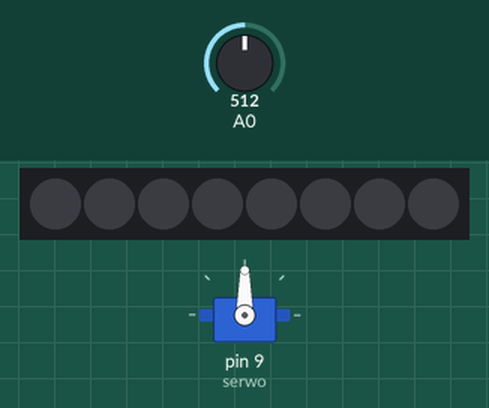
Simulated run of this sketch. Board: Arduino Uno, built with avr-gcc and run on an emulated ATmega328P. Parts: 8 RGB LEDs in strip order, left to right, servo. The test bench sets the inputs (shaded band); at power-on: A0 = 512.

Above: at 1.2 s.
1.3 s: A0 set to 716
At 1.8 s:
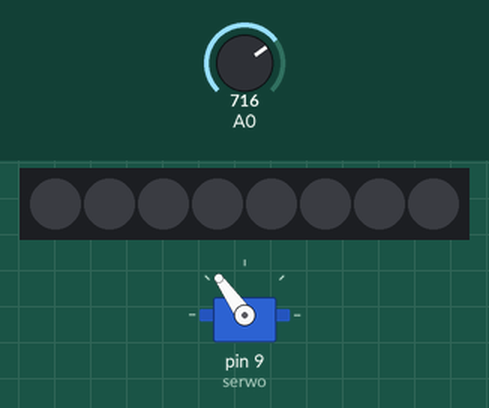
2.8 s: A0 set to 900
At 4.0 s:
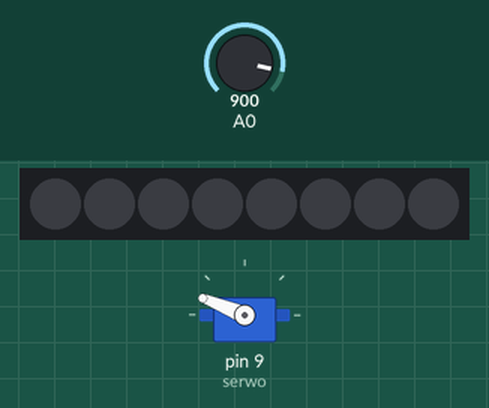
4.3 s: A0 set to 1023
At 5.2 s:
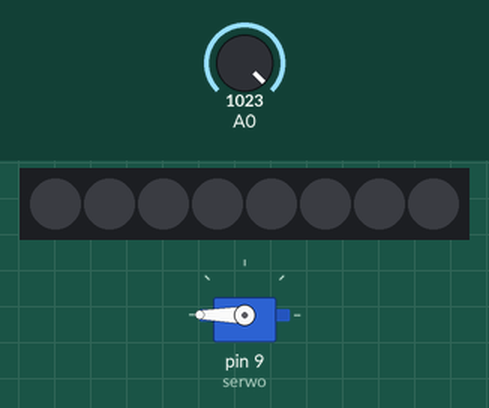
5.8 s: A0 set to 306
At 6.4 s:
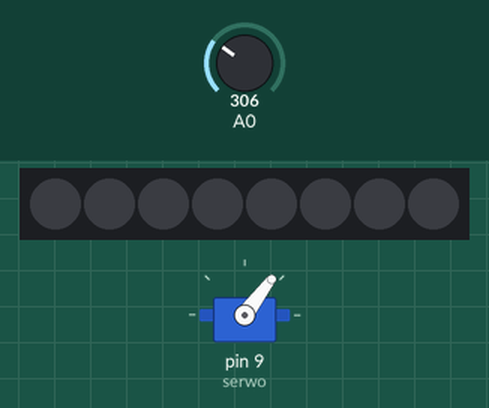
7.3 s: A0 set to 122
At 8.7 s:
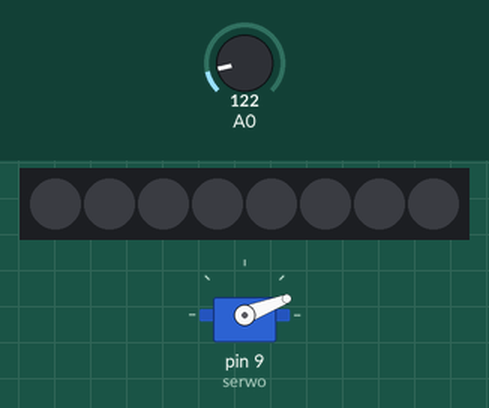
Timing chart, 0 to 9.8 s (numbered marks = the images above; inputs shaded):
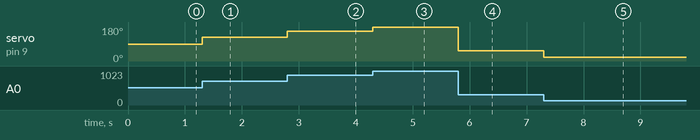

Measured:
- after the input at 1.3 s, servo on pin 9 (serwo): 90° → 125° at once
- after the input at 2.8 s, servo on pin 9 (serwo): 125° → 158° at once
- after the input at 4.3 s, servo on pin 9 (serwo): 158° → 180° at once
- after the input at 5.8 s, servo on pin 9 (serwo): 180° → 53° at once
- after the input at 7.3 s, servo on pin 9 (serwo): 53° → 21° at once

The sketch:

10d_Servo_potencjometr_LED.ino
```cpp
#include <Servo.h>
#include <Adafruit_NeoPixel.h>

// GND (czarny, ciemnobrązowy) - GND
// +5V Zasilanie (czerwony) - +5V
// Sygnał sterujący (żółty/pomarańczowy) - 9

Adafruit_NeoPixel pixels=Adafruit_NeoPixel(8,6,NEO_GRB+NEO_KHZ800);
Servo serwo;  //Tworzymy instancję o nazwie serwo
int odczyt = 0;
int skala = 0;

void setup()
{
  pixels.begin();
  pixels.setBrightness(10);
  serwo.attach(9);  //Serwomechanizm podłączony do pin 9
}

void pasek(int wychylenie)
{
  int j=0;
  j = map(wychylenie,0,180,0,7);
  for (int i=0; i<8; i++){
     pixels.setPixelColor(i,0,0,0);
  }
  pixels.setPixelColor(j,255,0,0);
  pixels.show();
}

void loop()
{
  //Odczyt wartości z ADC
  odczyt = analogRead(A0);
  //Przemapowanie wartości z zakresu 0-1023 na 0-180
  skala = map(odczyt, 0, 1023, 0, 180);
  serwo.write(skala);
  //pasek(skala);
}
```
